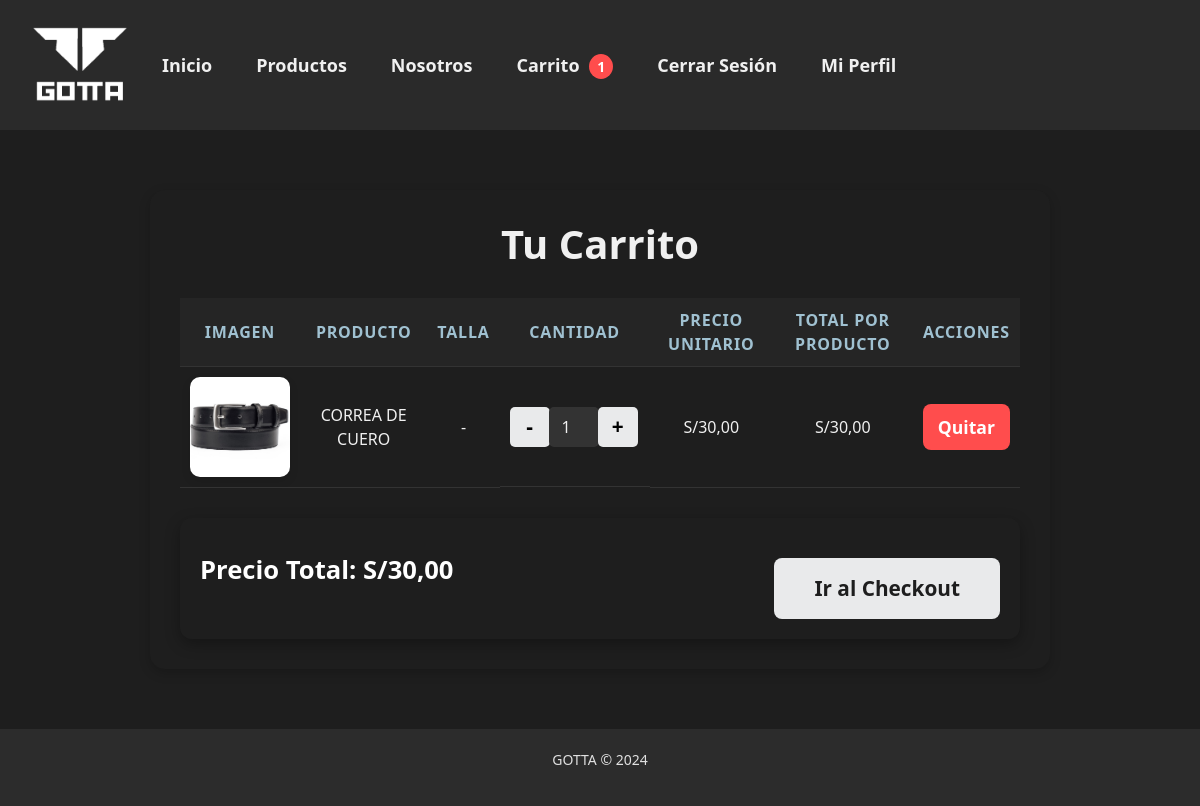
The page /cart/ (signed in) on the database as committed earlier.
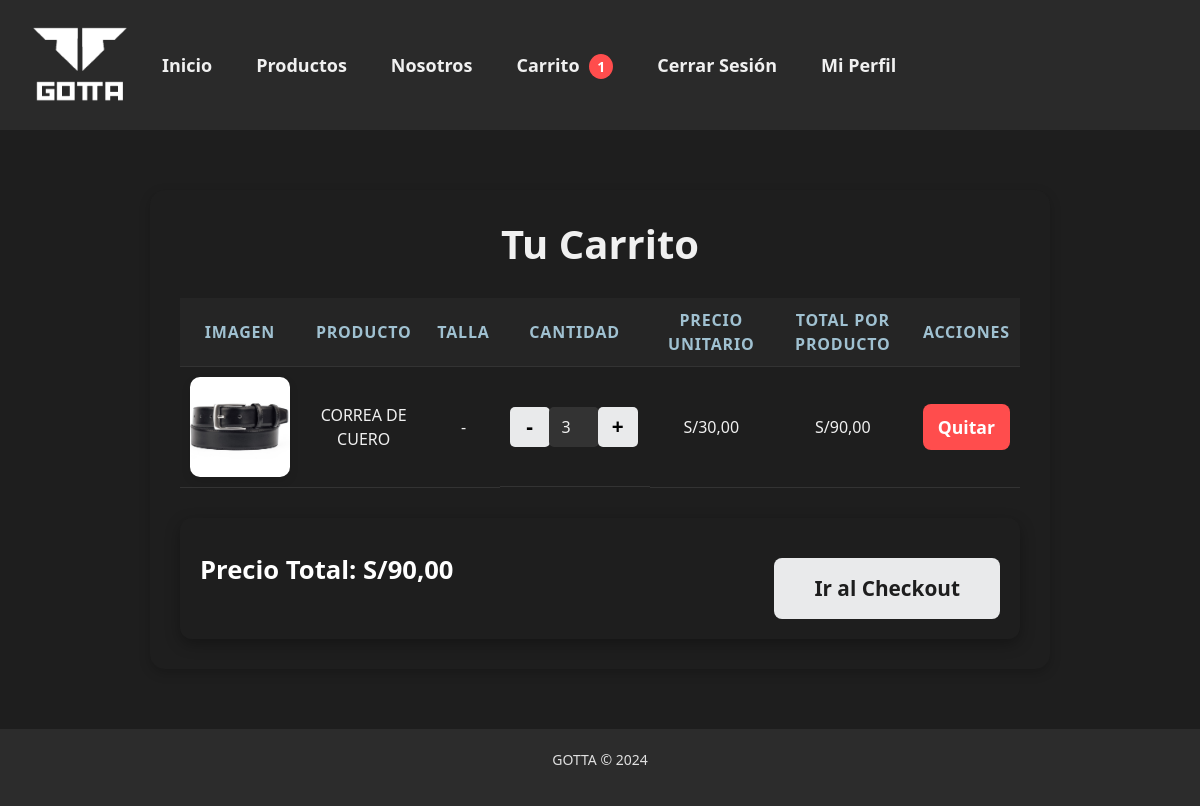
The same page on the database as committed later.
### appproject/models.py (models this page shows, shortened)
class CartItem(models.Model):
    cart = models.ForeignKey(Cart, on_delete=models.CASCADE, related_name='items')
    product_size = models.ForeignKey(ProductSize, on_delete=models.CASCADE)  # Relación con tamaño específico
    quantity = models.PositiveIntegerField(default=1)  # Añadimos valor por defecto

class ProductSize(models.Model):
    product = models.ForeignKey(Product, on_delete=models.CASCADE, related_name='sizes')
    size = models.ForeignKey(Size, on_delete=models.CASCADE)
    stock = models.PositiveIntegerField(default=0)

class Product(models.Model):
    name = models.CharField(max_length=255)
    description = models.TextField()
    price = models.DecimalField(max_digits=10, decimal_places=2)
    stock = models.PositiveIntegerField()
    category = models.ForeignKey(Category, on_delete=models.CASCADE)
    image = models.ImageField(upload_to='products/')
    created_at = models.DateTimeField(auto_now_add=True)

### appproject/views.py (the view)
# urls.py: path('cart/', views.view_cart, name='view_cart'),  # Vista del carrito
@login_required
def view_cart(request):
    cart = get_object_or_404(Cart, user=request.user)
    cart_items = cart.items.all()
    total_price = 0
    for item in cart_items:
        item.total_price = item.product_size.product.price * item.quantity  # Calcula el total por ítem
        total_price += item.total_price  # Suma al precio total del carrito
    return render(request, 'pages/cart.html', {
        'cart_items': cart_items,
        'total_price': total_price
    })

### appproject/templates/pages/cart.html (shortened to what this page needs)
{% extends 'base.html' %}
{% block content %}
<div id="unique-cart-container" class="cart-container">
    <h1 id="unique-titulo-carrito">Tu Carrito</h1>
    {% if cart_items %}
    <form id="unique-form-update-cart" action="{% url 'update_cart' %}" method="post">
        <table id="unique-cart-table" class="cart-table">
            <thead>
                <tr>
                    <th>Imagen</th>
                    <th>Producto</th>
                    <th>Talla</th>
                    <th>Cantidad</th>
                    <th>Precio Unitario</th>
                    <th>Total por Producto</th>
                    <th>Acciones</th>
                </tr>
            </thead>
            <tbody>
                {% for item in cart_items %}
                <tr id="unique-cart-item-{{ item.id }}">
                    <td class="product-image">
                        <img src="{{ item.product_size.product.image.url }}" alt="{{ item.product_size.product.name }}" width="100" height="100">
                    </td>
                    <td class="product-name">{{ item.product_size.product.name }}</td>
                    <td>
                        {% if item.product_size.size.name != "NONE" %}
                            {{ item.product_size.size.name }}
                        {% else %}
                            -
                        {% endif %}
                    </td>
                    <td class="quantity-input">
                        <div class="input-group">
                            <button type="submit" name="action" value="decrease_{{ item.id }}" class="btn-quantity" id="unique-btn-decrease-{{ item.id }}">-</button>
                            <input type="number" id="unique-quantity-{{ item.id }}" name="quantity_{{ item.id }}" value="{{ item.quantity }}" min="1" readonly>
                            <button type="submit" name="action" value="increase_{{ item.id }}" class="btn-quantity" id="unique-btn-increase-{{ item.id }}">+</button>
                        </div>
                    </td>
                    <td id="unique-unit-price-{{ item.id }}">S/{{ item.product_size.product.price|floatformat:2 }}</td>
                    <td id="unique-total-price-{{ item.id }}">S/{{ item.total_price|floatformat:2 }}</td>
                    <td>
                        <button id="unique-btn-remove-{{ item.id }}" type="submit" name="action" value="remove_{{ item.id }}" class="btn btn-danger">Quitar</button>
                    </td>
                </tr>
                {% endfor %}
            </tbody>
        </table>
    </form>
    <div id="unique-cart-summary" class="cart-summary">
        <p id="unique-total-price-summary"><strong>Precio Total:</strong> S/{{ total_price|floatformat:2 }}</p>
        <a id="unique-btn-checkout" href="{% url 'checkout' %}" class="btn btn-primary">Ir al Checkout</a>
    </div>
    {% else %}
    <div id="unique-empty-cart" class="empty-cart">
        <p>Tu carrito está vacío.</p>
        <a id="unique-btn-view-products" href="{% url 'products_list' %}" class="btn btn-secondary">Ver productos</a>
    </div>
    {% endif %}
</div>
{% endblock %}

### appproject/templates/base.html (shortened to what this page needs)
<!DOCTYPE html>
<html lang="es">
<head>
    {% load static %}
    <link rel="stylesheet" href="{% static 'css/main.css' %}?v=1.0">
    <link href="https://cdn.jsdelivr.net/npm/bootstrap@5.3.0-alpha1/dist/css/bootstrap.min.css" rel="stylesheet">
</head>
<body>
    <header id="header">
        <nav id="navbar">
            <ul id="nav-list">
                <li id="logo-item">
                    <img id="logo" src="{% static 'images/goto gotta.png' %}" alt="GOTTA Logo" class="logo">
                </li>
                <li id="nav-home"><a href="{% url 'home' %}">Inicio</a></li>
                <li id="nav-products"><a href="{% url 'products_list' %}">Productos</a></li>
                <li id="nav-about"><a href="{% url 'about' %}">Nosotros</a></li>
                <li id="nav-cart"><a href="{% url 'view_cart' %}">Carrito
                        {% with cart_items_count=request.user.cart.items.count %}
                        {% if cart_items_count > 0 %}
                        <span id="cart-count" class="cart-count">{{ cart_items_count }}</span>
                        {% endif %}
                        {% endwith %}
                    </a></li>
                {% if user.is_authenticated %}
                <li id="nav-logout"><a href="{% url 'logout' %}">Cerrar Sesión</a></li>
                <li id="nav-profile"><a href="{% url 'profile' %}">Mi Perfil</a></li>
                {% else %}
                <li id="nav-login"><a href="{% url 'login' %}">Iniciar Sesión</a></li>
                <li id="nav-register"><a href="{% url 'register' %}">Registrarse</a></li>
                {% endif %}
            </ul>
        </nav>
    </header>
    <div class="toast-container position-fixed top-0 end-0 p-3" style="z-index: 1100;">
    </div>
    <main id="main-content">
        {% block content %}
        {% endblock %}
    </main>
    <footer id="footer">
        <p id="footer-text">GOTTA © 2024</p>
    </footer>
</body>
</html>

### appproject/static/css/main.css (style rules this page uses)
body { font-family: 'Nunito', sans-serif; background-color: #1e1e1e; color: #e0e0e0; margin: 0; padding: 0; line-height: 1.6; }
a { color: #88c0d0; text-decoration: none; transition: color 0.3s ease; }
.btn { display: inline-block; padding: 12px 20px; background-color: #88c0d0; color: #1c1c1c; border-radius: 8px; border: none; cursor: pointer; transition: background-color 0.3s ease, transform 0.2s ease; }
.logo { width: 100px; height: auto; display: block; margin: 0 auto; box-shadow: none; transform: none; transition: none; }
footer { background-color: #2c2c2c; color: #e0e0e0; text-align: center; padding: 20px; font-size: 14px; }

### appproject/static/css/cart.css (style rules this page uses)
#unique-cart-container { margin: 40px auto; padding: 30px; max-width: 900px; background-color: #1e1e1e; border-radius: 15px; box-shadow: 0 4px 12px rgba(0, 0, 0, 0.2); }
#unique-titulo-carrito { text-align: center; font-size: 2.5rem; color: #f0f0f0; font-weight: 700; margin-bottom: 30px; }
#unique-cart-table { width: 100%; border-collapse: collapse; color: #f0f0f0; }
#unique-cart-table th, #unique-cart-table td { padding: 10px; text-align: center; font-size: 1rem; border-bottom: 1px solid #333; vertical-align: middle; }
#unique-cart-table th { background-color: #252525; color: #a0c1d1; text-transform: uppercase; font-weight: bold; letter-spacing: 0.05em; }
#unique-cart-table td { background-color: #1e1e1e; height: 120px; }
#unique-cart-container .product-image img { max-width: 120px; height: 100px; border-radius: 10px; box-shadow: 0 4px 10px rgba(0, 0, 0, 0.1); }
#unique-cart-container .quantity-input { display: flex; justify-content: center; align-items: center; gap: 10px; width: 150px; }
#unique-cart-container .btn-quantity { background-color: #E9EAEB; border: none; color: #000000; font-size: 1.3rem; font-weight: bold; width: 40px; height: 40px; border-radius: 5px; cursor: pointer; display: flex; justify-content: center; align-items: center; transition: background-color 0.3s ease, color 0.3s ease; }
#unique-cart-container .quantity-input input { width: 50px; height: 40px; text-align: center; border: 2px solid #333; background-color: #333; color: #f0f0f0; border-radius: 5px; font-size: 1rem; }
#unique-btn-checkout { display: block; background-color: #E9EAEB; color: #1e1e1e; border: none; padding: 15px 40px; border-radius: 8px; font-size: 1.3rem; font-weight: bold; cursor: pointer; transition: background-color 0.3s ease, transform 0.3s ease, color 0.3s ease; text-align: center; margin-top: 20px; }
#unique-cart-summary { display: flex; justify-content: space-between; align-items: center; margin-top: 30px; padding: 20px; background-color: #1e1e1e; border-radius: 12px; box-shadow: 0 5px 15px rgba(0, 0, 0, 0.3); }
#unique-total-price-summary { font-size: 1.6rem; font-weight: bold; color: #ffffff; }
#unique-cart-container .btn-danger { background-color: #ff4d4d; color: #ffffff; border: none; font-size: 1.1rem; font-weight: bold; padding: 10px 15px; border-radius: 8px; cursor: pointer; transition: background-color 0.3s ease, transform 0.3s ease; display: inline-block; text-align: center; }

### appproject/static/css/products_list.css (style rules this page uses)
.product-image img { display: block; max-width: 100%; border-radius: 8px; margin: 0 auto; box-shadow: 0 4px 8px rgba(0, 0, 0, 0.3); }
a { color: #88c0d0; text-decoration: none; transition: color 0.3s ease; }
button[type="submit"] { padding: 10px 20px; background-color: #88c0d0; color: #1e1e1e; border: none; border-radius: 5px; font-size: 16px; cursor: pointer; transition: background-color 0.3s ease, transform 0.2s ease; }

Rows that differ between the two databases and show on the page:
changed CartItem "CORREA DE CUERO": quantity "1" → "3"; total_price "30,00" → "90,00"
Other text that changed with them:
{{ total_price|floatformat:2 }}: "30,00" → "90,00"
